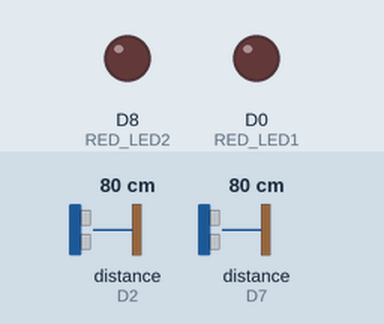
A sketch run on a simulated ESP8266 (NodeMCU). Parts: output pins drawn as LEDs (lit = HIGH). Wiring (inferred from the names in the program): ultrasonic range finder: trigger D1; echo D2. The inputs (shaded band) are chosen by the test bench; at power-on: distance to the obstacle (sensors on D2, D7) 80 cm. The echo pulse lasts 58.3 µs per cm; WiFi joins after 1.5 s; servers stay silent unless stated; uploads are accepted with an empty reply; pins used as bus, display or sensor lines are not drawn; what the sketch prints to the serial monitor is not drawn.

Above: at 2.7 s.
2.8 s: distance to the obstacle (sensor on D2) set to 11 cm
8.8 s: distance to the obstacle (sensor on D2) set to 8 cm
At 13.2 s:
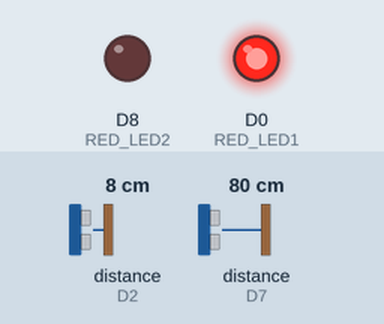
22.5 s: distance to the obstacle (sensor on D2) set to 18 cm
At 23.2 s:
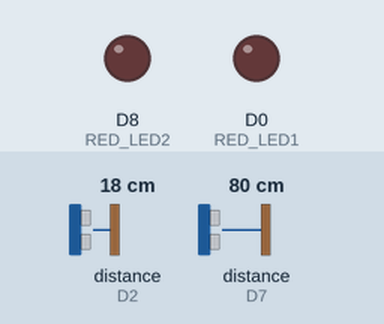
28.5 s: distance to the obstacle (sensor on D2) set to 2 cm
At 32.9 s:
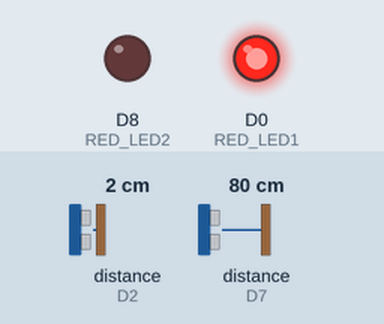
Timing chart, 0 to 43.2 s (numbered marks = the images above; inputs shaded):
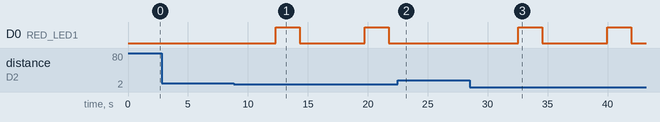

The sketch:

application5.ino
```cpp
#include <WiFiClient.h>
#include <ESP8266HTTPClient.h>
#include <ESP8266WiFi.h>

#define TRIGGER1 D1
#define ECHO1    D2
#define TRIGGER2 D6
#define ECHO2    D7

#define RED_LED1  D0
#define RED_LED2  D8
long duration, distance, Dustbin1,Dustbin2;
// credentials
const char *ssid = "HomeLander";
const char *password = "abcdefgh";


void setup() {
   Serial.flush();
  Serial.begin (115200);

  pinMode(TRIGGER1, OUTPUT);
  pinMode(ECHO1, INPUT);
  pinMode(TRIGGER2, OUTPUT);
  pinMode(ECHO2, INPUT);

  pinMode(RED_LED1, OUTPUT);
  pinMode(RED_LED2, OUTPUT);

   // discover the network
   WiFi.mode(WIFI_STA);
   WiFi.begin(ssid, password);

   // wait till you receive a valid IP address
   while (WiFi.status() != WL_CONNECTED) {
     delay(500);
     Serial.print("connecting...");
   }

    // now you are connected
    Serial.println("IP address: ");
    Serial.println(WiFi.localIP());
}

void loop() {
  //sensor1

   // create the client
  HTTPClient httpClient;

  Ultrasonic(TRIGGER1,ECHO1);
  Dustbin1=distance;
  Serial.print("Dustbin1:");
  Serial.println(Dustbin1);
  if(Dustbin1<10)
  {
    digitalWrite(RED_LED1,HIGH);
    delay(2000);
    digitalWrite(RED_LED1,LOW);
  }

  String body1 = "{ \"dist1\": " + String(Dustbin1) + " }";
  Serial.println("sending :" + body1);

  // call the API to insert distance in the MySQL DB
  String url1 = "http://172.18.4.145:5000/dist1";

  httpClient.begin(url1);
  httpClient.addHeader("Content-Type", "application/json");
  int code1 = httpClient.POST(body1);
  Serial.println("Status code: " + String(code1));
  // end the connection
  httpClient.end();


  delay(5000);

 //sensor2
  Ultrasonic(TRIGGER2,ECHO2);
  Dustbin2=distance;
  Serial.print("Dustbin2:");
  Serial.println(Dustbin2);

  if(Dustbin2<10)
  {
    digitalWrite(RED_LED1,HIGH);
    delay(2000);
    digitalWrite(RED_LED1,LOW);
  }

  String body2 = "{ \"dist2\": " + String(Dustbin2) + " }";
  Serial.println("sending :" + body2);

  // call the API to insert distance in the MySQL DB
  String url2= "http://172.18.4.145:5000/dist2";

  httpClient.begin(url2);
  httpClient.addHeader("Content-Type", "application/json");
  int code2= httpClient.POST(body2);

  Serial.println("Status code: " + String(code1));
  // end the connection
  httpClient.end();


}
void Ultrasonic(int TRIGGER,int ECHO)
{
digitalWrite(TRIGGER, LOW);
delayMicroseconds(2);
digitalWrite(TRIGGER, HIGH);
delayMicroseconds(10);
digitalWrite(TRIGGER, LOW);
duration = pulseIn(ECHO, HIGH);
distance = (duration/2) / 29.1;
}
```

Measured:
- the behaviour switches between 10 and 9 cm on distance to the obstacle (sensor on D2) (found by bisection; images 0 and 1)
- after the input at 2.8 s, every drawn part: stays the same
- after the input at 8.8 s, D0 (RED_LED1): alternates HIGH for 2.0 s and LOW for 5.4 s, starting after 3.5 s
- after the input at 22.5 s, D0 (RED_LED1): stays LOW (without the input it goes to HIGH after 4.6 s)
- after the input at 28.5 s, D0 (RED_LED1): alternates HIGH for 2.0 s and LOW for 5.4 s, starting after 4.0 s
